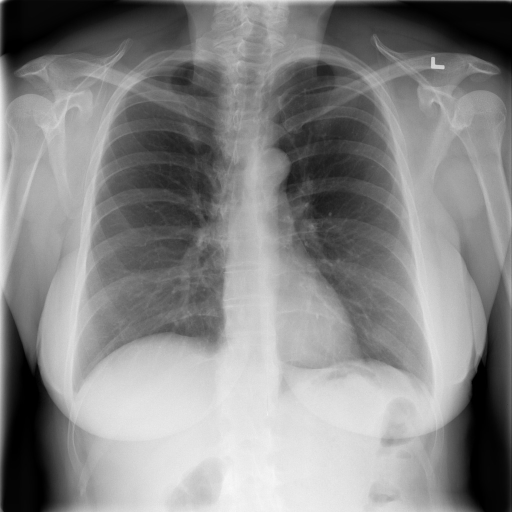
#> input picture tests/47c78742-4998-4878-aec4-37b11b1354ac.png, 1024 x 1024 px (shown at 1/2 size); its folder holds only this picture in this run
$ python -i interactive_cxas_app.py   (imports and definitions only)
#> lines starting #> are read from the running program, lines starting #| are printed output that depends on the picture; after the words box and inside, x2 and y2 are one past the last pixel; in counts of white or black regions, pixels touching at a corner belong together
#> further down, picture is the input picture: PIL image 1024x1024 L; min 0, max 255, mean 134.5
import streamlit as st
import subprocess
import os
from PIL import Image
import cv2
import numpy as np

# [1 line not run here, left out]


# Helper function to run the segmentation command
def run_segmentation(input_image_path, output_folder, mode="segment", gpu="cpu"):
    command = f"cxas -i {input_image_path} -o {output_folder} --mode {mode} -g {gpu} -s"
    return subprocess.run(command, shell=True, capture_output=True, text=True)


# Helper function to colorize and outline the binary mask
def colorize_and_outline_mask(mask_image, color=(0, 255, 0)):
#> called with color = (0, 255, 0)
    mask_np = np.array(mask_image.convert("L"))  # Ensure it is a grayscale image
    _, mask_np = cv2.threshold(mask_np, 127, 255, cv2.THRESH_BINARY)
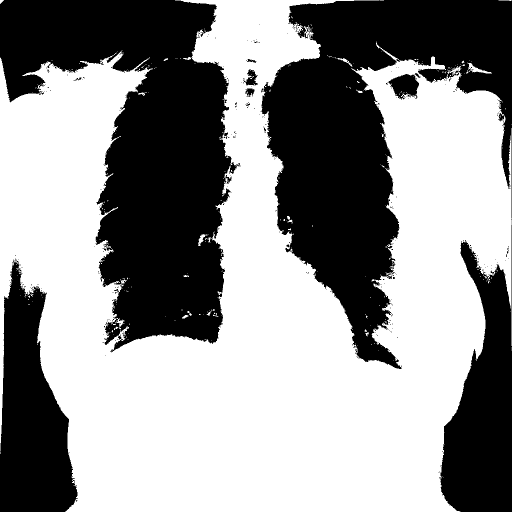
#> mask_np: shape (1024, 1024) (shown at 1/2 size); 57.5% white; 342 black regions (328 under 20 px), largest, box (x1, y1, x2, y2) and area: (0, 0, 480, 705) 178122, (521, 0, 1024, 738) 166770, (0, 523, 155, 1024) 48855
    colorized_mask = np.zeros((mask_np.shape[0], mask_np.shape[1], 3), dtype=np.uint8)
    colorized_mask[mask_np == 255] = color  # Apply the color to mask regions
    edges = cv2.Canny(mask_np, 100, 200)  # Detect edges
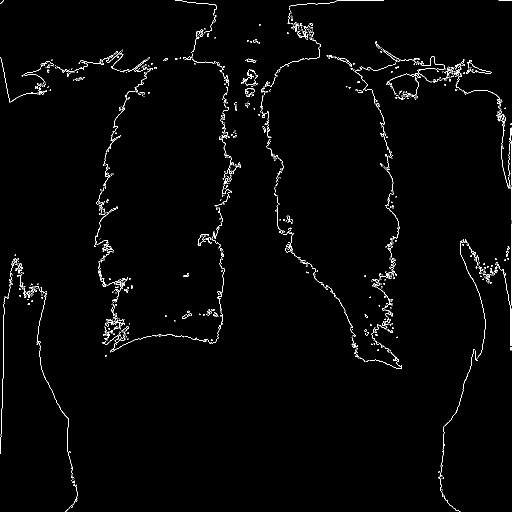
#> edges: shape (1024, 1024) (shown at 1/2 size); 1.4% white in thin lines or dots
    colorized_mask[edges == 255] = [255, 255, 255]  # Highlight the edges
    return colorized_mask


# Helper function to overlay mask on the image
def overlay_mask_on_image(input_image, mask_image, alpha=0.5):
    input_image_np = np.array(input_image)
    if len(input_image_np.shape) == 2:  # Convert grayscale to RGB
        input_image_np = cv2.cvtColor(input_image_np, cv2.COLOR_GRAY2RGB)
    mask_image_resized = cv2.resize(
        mask_image, (input_image_np.shape[1], input_image_np.shape[0])
    )
    overlayed_image = cv2.addWeighted(
        input_image_np, 1 - alpha, mask_image_resized, alpha, 0
    )
    return overlayed_image


# Streamlit app
# [1 line not run here, left out]

# Check if session state is initialized
if "input_image" not in st.session_state:
    st.session_state.input_image = None
    st.session_state.output_folder = None
    st.session_state.mask_files = []
    st.session_state.segmentation_done = False
    st.session_state.selected_mask = None  # Store selected mask in session state

# File uploader for user to input image
# [128 lines not run here, left out]

>>> from PIL import Image
>>> picture = Image.open('tests/47c78742-4998-4878-aec4-37b11b1354ac.png')
>>> result = colorize_and_outline_mask(picture)
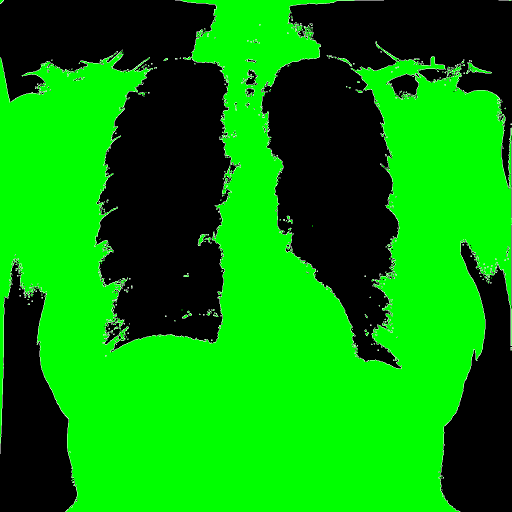
#> result: shape (1024, 1024, 3) (shown at 1/2 size); mean R, G, B 3.7, 148.3, 3.7
